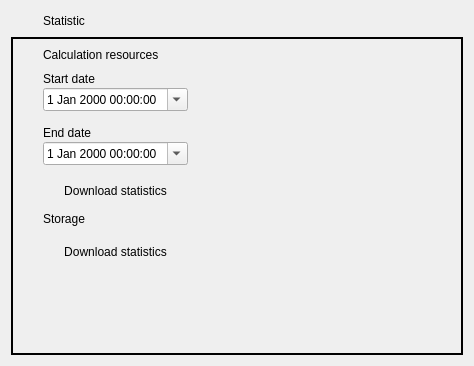
<?xml version="1.0" encoding="UTF-8"?>
<ui version="4.0">
 <class>ViewPageStatistic</class>
 <widget class="QWidget" name="ViewPageStatistic">
  <property name="geometry">
   <rect>
    <x>0</x>
    <y>0</y>
    <width>474</width>
    <height>366</height>
   </rect>
  </property>
  <property name="windowTitle">
   <string/>
  </property>
  <layout class="QVBoxLayout" name="verticalLayout_2">
   <item>
    <layout class="QHBoxLayout" name="horizontalLayout">
     <property name="leftMargin">
      <number>32</number>
     </property>
     <item>
      <widget class="QLabel" name="label">
       <property name="text">
        <string>Statistic</string>
       </property>
       <property name="H1" stdset="0">
        <bool>true</bool>
       </property>
      </widget>
     </item>
     <item>
      <spacer name="horizontalSpacer_2">
       <property name="orientation">
        <enum>Qt::Horizontal</enum>
       </property>
       <property name="sizeHint" stdset="0">
        <size>
         <width>40</width>
         <height>20</height>
        </size>
       </property>
      </spacer>
     </item>
    </layout>
   </item>
   <item>
    <widget class="QFrame" name="statisticFrame">
     <property name="styleSheet">
      <string notr="true"/>
     </property>
     <property name="frameShape">
      <enum>QFrame::WinPanel</enum>
     </property>
     <layout class="QFormLayout" name="formLayout">
      <property name="leftMargin">
       <number>30</number>
      </property>
      <property name="topMargin">
       <number>9</number>
      </property>
      <item row="0" column="0">
       <layout class="QVBoxLayout" name="verticalLayout_6">
        <property name="spacing">
         <number>10</number>
        </property>
        <item>
         <widget class="QLabel" name="mainLabel">
          <property name="frameShape">
           <enum>QFrame::NoFrame</enum>
          </property>
          <property name="text">
           <string>Calculation resources</string>
          </property>
          <property name="white" stdset="0">
           <bool>true</bool>
          </property>
          <property name="H2" stdset="0">
           <bool>true</bool>
          </property>
         </widget>
        </item>
        <item>
         <layout class="QVBoxLayout" name="verticalLayout_4">
          <property name="spacing">
           <number>15</number>
          </property>
          <item>
           <layout class="QVBoxLayout" name="verticalLayout">
            <property name="spacing">
             <number>2</number>
            </property>
            <item>
             <widget class="QLabel" name="fromDateLabel">
              <property name="frameShape">
               <enum>QFrame::NoFrame</enum>
              </property>
              <property name="text">
               <string>Start date</string>
              </property>
              <property name="white" stdset="0">
               <bool>true</bool>
              </property>
              <property name="H2" stdset="0">
               <bool>true</bool>
              </property>
              <property name="regular_light" stdset="0">
               <bool>true</bool>
              </property>
             </widget>
            </item>
            <item>
             <widget class="QDateTimeEdit" name="fromDate">
              <property name="sizePolicy">
               <sizepolicy hsizetype="Expanding" vsizetype="Fixed">
                <horstretch>0</horstretch>
                <verstretch>0</verstretch>
               </sizepolicy>
              </property>
              <property name="calendarPopup">
               <bool>true</bool>
              </property>
             </widget>
            </item>
           </layout>
          </item>
          <item>
           <layout class="QVBoxLayout" name="verticalLayout_3">
            <property name="spacing">
             <number>2</number>
            </property>
            <item>
             <widget class="QLabel" name="toDateLabel">
              <property name="frameShape">
               <enum>QFrame::NoFrame</enum>
              </property>
              <property name="text">
               <string>End date</string>
              </property>
              <property name="white" stdset="0">
               <bool>true</bool>
              </property>
              <property name="H2" stdset="0">
               <bool>true</bool>
              </property>
              <property name="regular_light" stdset="0">
               <bool>true</bool>
              </property>
             </widget>
            </item>
            <item>
             <widget class="QDateTimeEdit" name="toDate">
              <property name="sizePolicy">
               <sizepolicy hsizetype="Expanding" vsizetype="Fixed">
                <horstretch>0</horstretch>
                <verstretch>0</verstretch>
               </sizepolicy>
              </property>
              <property name="calendarPopup">
               <bool>true</bool>
              </property>
             </widget>
            </item>
           </layout>
          </item>
          <item>
           <widget class="QPushButton" name="downloadButton">
            <property name="text">
             <string>Download statistics</string>
            </property>
            <property name="flat">
             <bool>true</bool>
            </property>
            <property name="primary" stdset="0">
             <bool>false</bool>
            </property>
            <property name="secondary" stdset="0">
             <bool>true</bool>
            </property>
            <property name="lightweight_grey" stdset="0">
             <bool>false</bool>
            </property>
           </widget>
          </item>
         </layout>
        </item>
        <item>
         <layout class="QVBoxLayout" name="verticalLayout_5">
          <property name="spacing">
           <number>15</number>
          </property>
          <item>
           <widget class="QLabel" name="storageLabel">
            <property name="frameShape">
             <enum>QFrame::NoFrame</enum>
            </property>
            <property name="text">
             <string>Storage</string>
            </property>
            <property name="white" stdset="0">
             <bool>true</bool>
            </property>
            <property name="H2" stdset="0">
             <bool>true</bool>
            </property>
           </widget>
          </item>
          <item>
           <widget class="QPushButton" name="downloadFromStorageButton">
            <property name="text">
             <string>Download statistics</string>
            </property>
            <property name="checkable">
             <bool>false</bool>
            </property>
            <property name="checked">
             <bool>false</bool>
            </property>
            <property name="flat">
             <bool>true</bool>
            </property>
            <property name="primary" stdset="0">
             <bool>false</bool>
            </property>
            <property name="secondary" stdset="0">
             <bool>true</bool>
            </property>
            <property name="lightweight_grey" stdset="0">
             <bool>false</bool>
            </property>
           </widget>
          </item>
         </layout>
        </item>
       </layout>
      </item>
      <item row="0" column="1">
       <spacer name="horizontalSpacer">
        <property name="orientation">
         <enum>Qt::Horizontal</enum>
        </property>
        <property name="sizeHint" stdset="0">
         <size>
          <width>40</width>
          <height>20</height>
         </size>
        </property>
       </spacer>
      </item>
      <item row="1" column="0">
       <spacer name="verticalSpacer">
        <property name="orientation">
         <enum>Qt::Vertical</enum>
        </property>
        <property name="sizeHint" stdset="0">
         <size>
          <width>20</width>
          <height>40</height>
         </size>
        </property>
       </spacer>
      </item>
     </layout>
    </widget>
   </item>
  </layout>
 </widget>
 <resources/>
 <connections/>
</ui>
